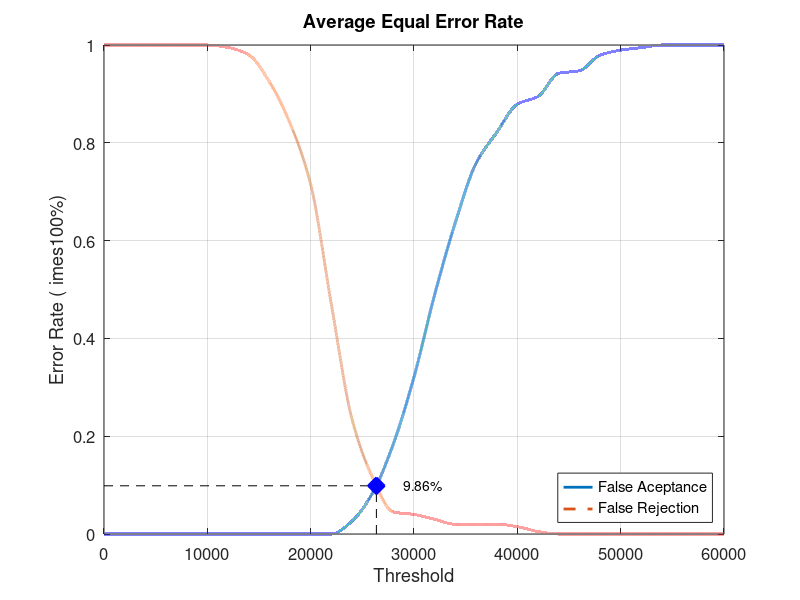
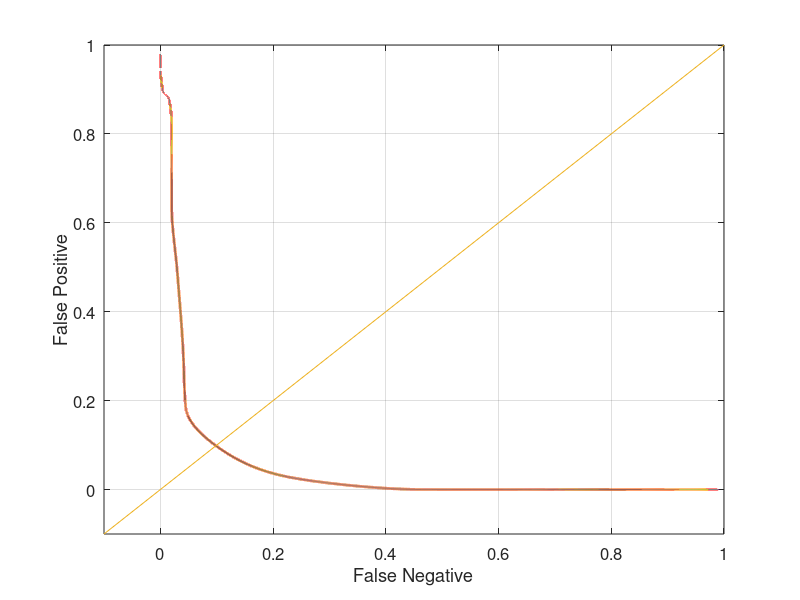

Here is the MATLAB script that generated these plots, in order:
close all;
clear;
clc;
x = 0:2000:60000;
xq = 0:0.5:60000;

y0 = [0 0 0 0 0 0 0 0 0 0 0 0 0.0263158 0.0842105 0.184211 0.321053 0.489474 0.636842 0.757895 0.821053 0.878947 0.894737 0.942105 0.947368 0.978947 0.989474 0.994737 1 1 1 1]
yy0 = interp1(x, y0, xq, 'pchip');
y1 = [1 1 1 1 1 1 0.995 0.98 0.925 0.84 0.715 0.47 0.235 0.115 0.045 0.04 0.03 0.02 0.02 0.02 0.015 0.005 0 0 0 0 0 0 0 0 0]
yy1 = interp1(x, y1, xq, 'pchip');

% Calculating EER: 
y2 = abs(y0 - y1);
find(y2 == min(y2))
yy2 = abs(yy0 - yy1);
xEER = find(yy2 == min(yy2));
xEERIndex = xq(xEER) % X-axis EER
yEER = yy0(xEER) % Y-axis EER

main = figure
plot(xq, yy0,'-','LineWidth', 2);	hold on
plot(xq, yy1,'--','LineWidth', 2);	hold on
plot([xEERIndex xEERIndex], [0 yEER], 'k--');	hold on
plot([0 xEERIndex], [yEER yEER], 'k--');	hold on
plot(xEERIndex, yEER, 'bx', 'LineWidth', 10);	hold on
text(xEERIndex + 10 * xEERIndex / 100, yEER, [num2str(round((10000 * yEER)) / 100) '%'])
legend('False Aceptance', 'False Rejection', 'Location', 'SouthEast')
xlabel('Threshold')
ylabel('Error Rate (	imes100%)')
title('Average Equal Error Rate')
set(gca, 'FontSize', 12)
axis([0 60000 0 1])
grid on

print(main, 'Database5_4Main', '-dpng');
FNRxFPR = figure('Color', [1 1 1]);
plot(yy1, yy0, '-', yy1, yy0, 'LineWidth', 2);
hold on
y = -0.1:0.1:1
plot(y, y); 
set(gca, 'FontSize', 12)
xlabel('False Negative')
ylabel('False Positive')
axis([-0.1 1 -0.1 1])
set(gca, 'FontSize', 12)
grid on

print(FNRxFPR, 'Database5_4FNRxFPR','-dpng');
